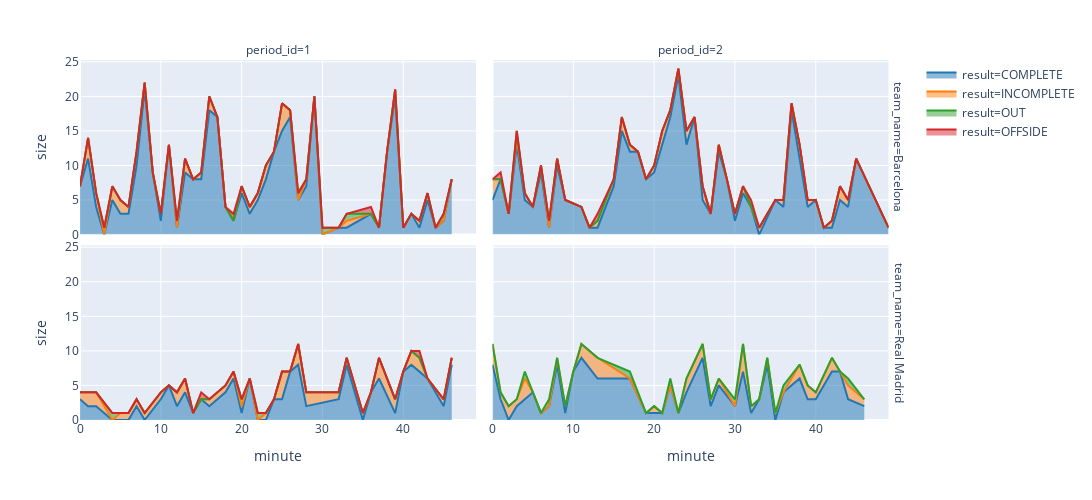

This figure's notebook cell:
### Code cell
px.area(
    aggregated_df_pass,
    x='minute',
    y='size',
    color='result',
    facet_col='period_id',
    facet_row='team_name',
    height=500, width=1500,
    color_discrete_sequence=px.colors.qualitative.D3
)

### Figure 1 — Plotly figure (JSON) as saved in the notebook; plotly's stock layout.template omitted (floating-point values rounded to 4 significant figures)
{"data": [{"hoverlabel": {"namelength": 0}, "hovertemplate": "result=COMPLETE<br>team_name=Barcelona<br>period_id=1<br>minute=%{x}<br>size=%{y}", "legendgroup": "result=COMPLETE", "line": {"color": "#1F77B4"}, "mode": "lines", "name": "result=COMPLETE", "orientation": "v", "showlegend": true, "stackgroup": "1", "type": "scatter", "x": [0, 1, 2, 4, 5, 6, 7, 8, 9, 10, 11, 12, 13, 14, 15, 16, 17, 18, 19, 20, 21, 22, 23, 24, 25, 26, 27, 28, 29, 32, 33, 36, 37, 38, 39, 40, 41, 42, 43, 44, 45, 46], "xaxis": "x3", "y": [7, 11, 4, 5, 3, 3, 10, 21, 9, 2, 13, 1, 9, 8, 8, 18, 17, 4, 2, 6, 3, 5, 8, 12, 15, 17, 5, 7, 20, 1, 1, 3, 1, 12, 20, 1, 3, 1, 5, 1, 2, 8], "yaxis": "y3"}, {"hoverlabel": {"namelength": 0}, "hovertemplate": "result=COMPLETE<br>team_name=Barcelona<br>period_id=2<br>minute=%{x}<br>size=%{y}", "legendgroup": "result=COMPLETE", "line": {"color": "#1F77B4"}, "mode": "lines", "name": "result=COMPLETE", "orientation": "v", "showlegend": false, "stackgroup": "1", "type": "scatter", "x": [0, 1, 2, 3, 4, 5, 6, 7, 8, 9, 11, 12, 13, 15, 16, 17, 18, 19, 20, 21, 22, 23, 24, 25, 26, 27, 28, 29, 30, 31, 32, 35, 36, 37, 38, 39, 40, 41, 42, 43, 44, 45, 49], "xaxis": "x4", "y": [5, 8, 3, 13, 5, 4, 9, 1, 10, 5, 4, 1, 1, 7, 15, 12, 12, 8, 9, 13, 17, 23, 13, 17, 5, 3, 12, 8, 2, 6, 4, 5, 4, 18, 11, 4, 5, 1, 1, 5, 4, 11, 1], "yaxis": "y4"}, {"hoverlabel": {"namelength": 0}, "hovertemplate": "result=COMPLETE<br>team_name=Real Madrid<br>period_id=1<br>minute=%{x}<br>size=%{y}", "legendgroup": "result=COMPLETE", "line": {"color": "#1F77B4"}, "mode": "lines", "name": "result=COMPLETE", "orientation": "v", "showlegend": false, "stackgroup": "1", "type": "scatter", "x": [0, 1, 2, 7, 10, 11, 12, 13, 14, 15, 16, 18, 19, 20, 21, 24, 25, 26, 27, 28, 32, 33, 36, 37, 39, 40, 41, 42, 43, 45, 46], "xaxis": "x", "y": [3, 2, 2, 2, 3, 5, 2, 4, 1, 3, 2, 4, 6, 1, 6, 3, 3, 7, 8, 2, 3, 8, 4, 6, 1, 7, 8, 7, 6, 2, 8], "yaxis": "y"}, {"hoverlabel": {"namelength": 0}, "hovertemplate": "result=COMPLETE<br>team_name=Real Madrid<br>period_id=2<br>minute=%{x}<br>size=%{y}", "legendgroup": "result=COMPLETE", "line": {"color": "#1F77B4"}, "mode": "lines", "name": "result=COMPLETE", "orientation": "v", "showlegend": false, "stackgroup": "1", "type": "scatter", "x": [0, 1, 3, 4, 5, 6, 7, 8, 9, 10, 11, 13, 17, 19, 20, 21, 22, 23, 24, 26, 27, 28, 30, 31, 32, 33, 34, 36, 38, 39, 40, 42, 43, 44, 46], "xaxis": "x2", "y": [8, 3, 2, 3, 4, 1, 2, 8, 1, 7, 9, 6, 6, 1, 1, 1, 5, 1, 4, 9, 2, 5, 2, 7, 1, 3, 8, 4, 6, 3, 3, 7, 7, 3, 2], "yaxis": "y2"}, {"hoverlabel": {"namelength": 0}, "hovertemplate": "result=INCOMPLETE<br>team_name=Barcelona<br>period_id=1<br>minute=%{x}<br>size=%{y}", "legendgroup": "result=INCOMPLETE", "line": {"color": "#FF7F0E"}, "mode": "lines", "name": "result=INCOMPLETE", "orientation": "v", "showlegend": true, "stackgroup": "1", "type": "scatter", "x": [1, 2, 4, 5, 6, 7, 8, 10, 13, 15, 16, 20, 21, 22, 23, 25, 26, 28, 33, 39, 42, 43], "xaxis": "x3", "y": [3, 2, 2, 2, 1, 2, 1, 1, 2, 1, 2, 1, 1, 1, 2, 4, 1, 1, 1, 1, 1, 1], "yaxis": "y3"}, {"hoverlabel": {"namelength": 0}, "hovertemplate": "result=INCOMPLETE<br>team_name=Barcelona<br>period_id=2<br>minute=%{x}<br>size=%{y}", "legendgroup": "result=INCOMPLETE", "line": {"color": "#FF7F0E"}, "mode": "lines", "name": "result=INCOMPLETE", "orientation": "v", "showlegend": false, "stackgroup": "1", "type": "scatter", "x": [0, 3, 4, 6, 8, 13, 15, 16, 17, 20, 21, 22, 23, 24, 26, 28, 30, 31, 33, 36, 37, 38, 39, 42, 43, 44], "xaxis": "x4", "y": [3, 1, 1, 1, 1, 1, 1, 2, 1, 1, 2, 1, 1, 2, 2, 1, 1, 1, 1, 1, 1, 2, 1, 1, 2, 1], "yaxis": "y4"}, {"hoverlabel": {"namelength": 0}, "hovertemplate": "result=INCOMPLETE<br>team_name=Real Madrid<br>period_id=1<br>minute=%{x}<br>size=%{y}", "legendgroup": "result=INCOMPLETE", "line": {"color": "#FF7F0E"}, "mode": "lines", "name": "result=INCOMPLETE", "orientation": "v", "showlegend": false, "stackgroup": "1", "type": "scatter", "x": [0, 1, 2, 5, 6, 7, 8, 10, 12, 13, 16, 18, 19, 20, 23, 25, 27, 28, 32, 33, 35, 37, 39, 41, 42, 45, 46], "xaxis": "x", "y": [1, 2, 2, 1, 1, 1, 1, 1, 2, 2, 1, 1, 1, 1, 1, 4, 3, 2, 1, 1, 1, 3, 2, 2, 2, 1, 1], "yaxis": "y"}, {"hoverlabel": {"namelength": 0}, "hovertemplate": "result=INCOMPLETE<br>team_name=Real Madrid<br>period_id=2<br>minute=%{x}<br>size=%{y}", "legendgroup": "result=INCOMPLETE", "line": {"color": "#FF7F0E"}, "mode": "lines", "name": "result=INCOMPLETE", "orientation": "v", "showlegend": false, "stackgroup": "1", "type": "scatter", "x": [0, 1, 2, 3, 4, 8, 9, 11, 13, 20, 24, 26, 27, 28, 31, 32, 34, 35, 38, 39, 40, 42, 44, 46], "xaxis": "x2", "y": [3, 1, 2, 1, 3, 1, 1, 2, 3, 1, 2, 2, 1, 1, 4, 1, 1, 1, 2, 2, 1, 2, 2, 1], "yaxis": "y2"}, {"hoverlabel": {"namelength": 0}, "hovertemplate": "result=OUT<br>team_name=Barcelona<br>period_id=1<br>minute=%{x}<br>size=%{y}", "legendgroup": "result=OUT", "line": {"color": "#2CA02C"}, "mode": "lines", "name": "result=OUT", "orientation": "v", "showlegend": true, "stackgroup": "1", "type": "scatter", "x": [3, 12, 27, 30, 33, 45], "xaxis": "x3", "y": [1, 1, 1, 1, 1, 1], "yaxis": "y3"}, {"hoverlabel": {"namelength": 0}, "hovertemplate": "result=OUT<br>team_name=Barcelona<br>period_id=2<br>minute=%{x}<br>size=%{y}", "legendgroup": "result=OUT", "line": {"color": "#2CA02C"}, "mode": "lines", "name": "result=OUT", "orientation": "v", "showlegend": false, "stackgroup": "1", "type": "scatter", "x": [3, 7], "xaxis": "x4", "y": [1, 1], "yaxis": "y4"}, {"hoverlabel": {"namelength": 0}, "hovertemplate": "result=OUT<br>team_name=Real Madrid<br>period_id=1<br>minute=%{x}<br>size=%{y}", "legendgroup": "result=OUT", "line": {"color": "#2CA02C"}, "mode": "lines", "name": "result=OUT", "orientation": "v", "showlegend": false, "stackgroup": "1", "type": "scatter", "x": [4, 20, 22], "xaxis": "x", "y": [1, 1, 1], "yaxis": "y"}, {"hoverlabel": {"namelength": 0}, "hovertemplate": "result=OUT<br>team_name=Real Madrid<br>period_id=2<br>minute=%{x}<br>size=%{y}", "legendgroup": "result=OUT", "line": {"color": "#2CA02C"}, "mode": "lines", "name": "result=OUT", "orientation": "v", "showlegend": false, "stackgroup": "1", "type": "scatter", "x": [4, 7, 17, 22, 30, 36, 44], "xaxis": "x2", "y": [1, 1, 1, 1, 1, 1, 1], "yaxis": "y2"}, {"hoverlabel": {"namelength": 0}, "hovertemplate": "result=OFFSIDE<br>team_name=Barcelona<br>period_id=1<br>minute=%{x}<br>size=%{y}", "legendgroup": "result=OFFSIDE", "line": {"color": "#D62728"}, "mode": "lines", "name": "result=OFFSIDE", "orientation": "v", "showlegend": true, "stackgroup": "1", "type": "scatter", "x": [19, 36], "xaxis": "x3", "y": [1, 1], "yaxis": "y3"}, {"hoverlabel": {"namelength": 0}, "hovertemplate": "result=OFFSIDE<br>team_name=Barcelona<br>period_id=2<br>minute=%{x}<br>size=%{y}", "legendgroup": "result=OFFSIDE", "line": {"color": "#D62728"}, "mode": "lines", "name": "result=OFFSIDE", "orientation": "v", "showlegend": false, "stackgroup": "1", "type": "scatter", "x": [1, 13, 32], "xaxis": "x4", "y": [1, 1, 1], "yaxis": "y4"}, {"hoverlabel": {"namelength": 0}, "hovertemplate": "result=OFFSIDE<br>team_name=Real Madrid<br>period_id=1<br>minute=%{x}<br>size=%{y}", "legendgroup": "result=OFFSIDE", "line": {"color": "#D62728"}, "mode": "lines", "name": "result=OFFSIDE", "orientation": "v", "showlegend": false, "stackgroup": "1", "type": "scatter", "x": [15, 42], "xaxis": "x", "y": [1, 1], "yaxis": "y"}], "layout": {"annotations": [{"font": {}, "showarrow": false, "text": "period_id=1", "x": 0.24, "xanchor": "center", "xref": "paper", "y": 1, "yanchor": "bottom", "yref": "paper"}, {"font": {}, "showarrow": false, "text": "period_id=2", "x": 0.74, "xanchor": "center", "xref": "paper", "y": 1, "yanchor": "bottom", "yref": "paper"}, {"font": {}, "showarrow": false, "text": "team_name=Real Madrid", "textangle": 90, "x": 0.98, "xanchor": "left", "xref": "paper", "y": 0.2425, "yanchor": "middle", "yref": "paper"}, {"font": {}, "showarrow": false, "text": "team_name=Barcelona", "textangle": 90, "x": 0.98, "xanchor": "left", "xref": "paper", "y": 0.7575, "yanchor": "middle", "yref": "paper"}], "height": 500, "legend": {"tracegroupgap": 0}, "margin": {"t": 60}, "width": 1500, "xaxis": {"anchor": "y", "domain": [0, 0.48], "title": {"text": "minute"}}, "xaxis2": {"anchor": "y2", "domain": [0.5, 0.98], "matches": "x", "title": {"text": "minute"}}, "xaxis3": {"anchor": "y3", "domain": [0, 0.48], "matches": "x", "showticklabels": false}, "xaxis4": {"anchor": "y4", "domain": [0.5, 0.98], "matches": "x", "showticklabels": false}, "yaxis": {"anchor": "x", "domain": [0, 0.485], "title": {"text": "size"}}, "yaxis2": {"anchor": "x2", "domain": [0, 0.485], "matches": "y", "showticklabels": false}, "yaxis3": {"anchor": "x3", "domain": [0.515, 1], "matches": "y", "title": {"text": "size"}}, "yaxis4": {"anchor": "x4", "domain": [0.515, 1], "matches": "y", "showticklabels": false}}}
